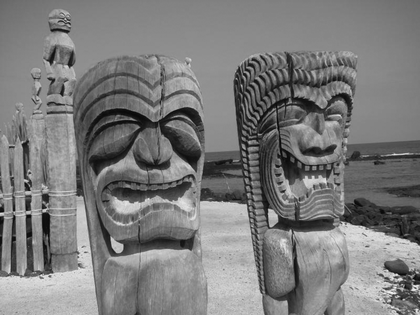
%> input picture HW2/totem-poles.tif, 420 x 315 px, shrunk from 800 x 600 before the run
$ octave HW2.m   (GNU Octave 9; MATLAB toolbox functions it lacks are replaced by stand-ins)
%> lines starting %> are read from the running program, lines starting %| are printed output that depends on the picture; in (x1, y1, x2, y2) boxes, pixels count from 0 and x2, y2 are one past the last pixel; in counts of white or black regions, pixels touching at a corner belong together; the program's own positions count from 1
%TEE 461 Image Processing
%Zach Swinnerton
%HW 2

clear all;
close all;
clc;

%Problem 1
T = imread('totem-poles.tif');
%> T is the input picture: size 315x420 uint8; min 6, max 247, mean 123.6
%T = 600x800 pixels
M = size(T,1);
%> M = 315
N = size(T,2);
%> N = 420
imhist(T); axis tight; title('Original Histogram');
%> after `title('Original Histogram')`:
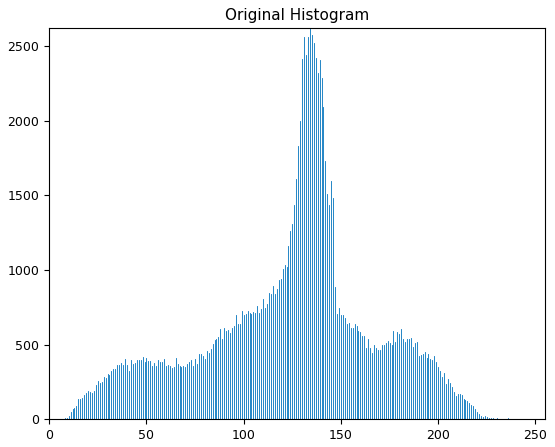
%> figure redrawn from the program's plot data; highest point at x = 134, y = 2621
pdf = zeros([1,256]); %initalize blank pdf vector
cdf = zeros([1,256]); %initalize blank cdf vector
TEq = uint8(zeros([M,N])); %initalize blank equalized image
[counts,L] = imhist(T);
%> counts = 256 values, max 2621 at index 135, min 0 at index 1, mean 516.8; L = 256 values from 0 to 255
pdf = counts / (M * N);
%> pdf = 256 values, max 0.0198 at index 135, min 0 at index 1, mean 0.00391
cdf = 255 * (cumsum(pdf));
%> cdf = 256 values from 0 to 255

%Mapping to Equalized Image
for r = 1:M
    for c = 1:N
        TEq(r,c) = cdf(T(r,c) + 1);
        % if T(1,1) = 0 then cdf(1) = 0
        % if T(x,x) = 255 then cdf(256) = 255
    end
end
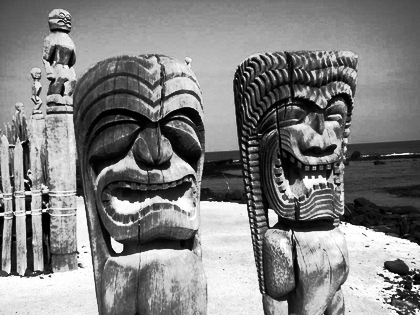
%> TEq: size 315x420 uint8; min 0, max 255, mean 128.5

imhist(TEq); axis tight;  title('Equalized Histogram');
imshow(T); title('Original');
imshow(TEq); title('Equalized');

%The equalized image clearly is worse than the original image. The image is
%much closer to a binary image than the original due to the pixel values
%being stretched out further along the range from 0-255. Subtle changes in
%the sky of the original image are much more noticeable due to this
%equalization.

% clear all;
% close all;
% clc;

%Problem 2
T = im2double(imread('totem-poles.tif'));
%> T: size 315x420 double; min 0.0235, max 0.969, mean 0.485
%T = 600x800 pixels
M = size(T,1);
N = size(T,2);
fsize = [7,7]; %kernel size
rmid = (fsize(1) + 1) / 2;
cmid = (fsize(2) + 1)/ 2;
dist = zeros(fsize(1),fsize(2));
%Euclidean distance matrix based on size of kernel
Gfilter = zeros(fsize(1),fsize(2));
%Guassian filter size of kernel
sigma = 2;

%Create Guassian filter from Euclidean distance matrix
for r = 1:fsize(1)
    for c = 1:fsize(2)
        dist(r,c) = sqrt((r - rmid)^2 + (c-cmid)^2);
        Gfilter(r,c) = exp(-.5 * ((dist(r,c) / sigma)^2));
    end
end

Gtot = sum(sum(Gfilter)); %Sum of all elements in Gfilter matrix
Gfilter = (Gfilter./(Gtot)); %Normalize Guassian filter
% [4 lines of commented-out code are left out]
TGaus = conv2(T,Gfilter,"same"); %uses center matrix size of T
imshow(T); title('Original');
imshow(TGaus); title('Guassian Low Pass Filter');

%The Gaussian lowpass filter blurred the image as expected by removing some
%medium and high frequency content. The noticeable difference is that the
%Gaussian lowpass filter does not show ringing like the example we were
%shown in class. This is due to the smooth transition of the filter. Also
%the image is grayer due to the removal of the high frequency content.
%This is clear in the mouth of the left totem and the ground.

% clear all;
% close all;
% clc;

%Problem 3
T = im2double(imread('totem-poles.tif'));
%T = 600x800 pixels
M = size(T,1);
N = size(T,2);
k = [-1,-1,-1;-1,8,-1;-1,-1,-1]; %sharpen kernel

sharp = conv2(T,k,"same"); %auto-removes excess boarders
TSharp1 = T + (.2*sharp); %add sharpened edges to original
TSharp5 = T + (.6*sharp);
imshow(T); title('Original');
imshow(sharp); title('High Pass Filter')
%> after `imshow(sharp)`:
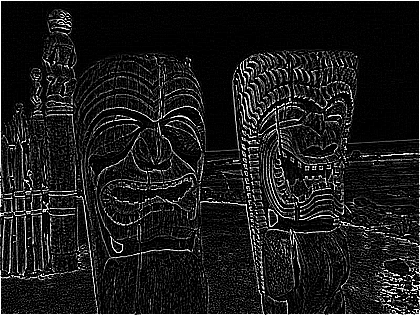
%> displayed picture: size 315x420, on the screen's scale of 0 to 255; min 0, max 255, mean 27.1
imshow(TSharp1); title('High Pass Filter Applied Scalar .2'); %better
imshow(TSharp5); title('High Pass Filter Applied Scalar .6');

%The highpass filtered image with the scaling factor of .2 looks better
%than the original and better than the scaling factor of .6. The detail in
%the right totem pole was noticeably better around the right edge. The .6
%image seemed too harsh of sharpness in my opinion and hurt my eyes. I
%think the .2 scaling factor image is the best compromise.

% clear all;
% close all;
% clc;

%Problem 4
T = im2double(imread('totem-poles.tif'));
%T = 600x800 pixels
M = size(T,1);
N = size(T,2);
rmid = (2*M + 1) / 2;
%> rmid = 315.5
cmid = (2*N + 1) / 2;
%> cmid = 420.5
dist = zeros(M,N);
filter = zeros(M*2,N*2);
TZero = zeros(M*2,N*2);

imshow(T); title('Original');

%Zero pad for higher resolution after convolution
for r = 1:M
    for c = 1:N
        TZero(r,c) = T(r,c);
    end
end
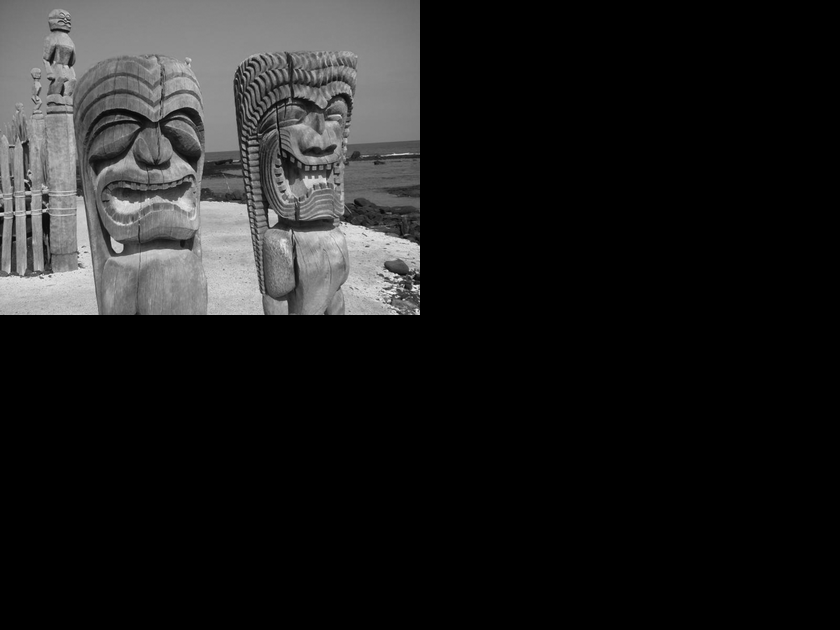
%> TZero: size 630x840 double; min 0, max 0.969, mean 0.121
%imshow(TZero);

TZfft = fft2(TZero);
TZfft2 = fftshift(TZfft);

TZfft3 = log(abs(TZfft2)+1); %abs and + 1 for display
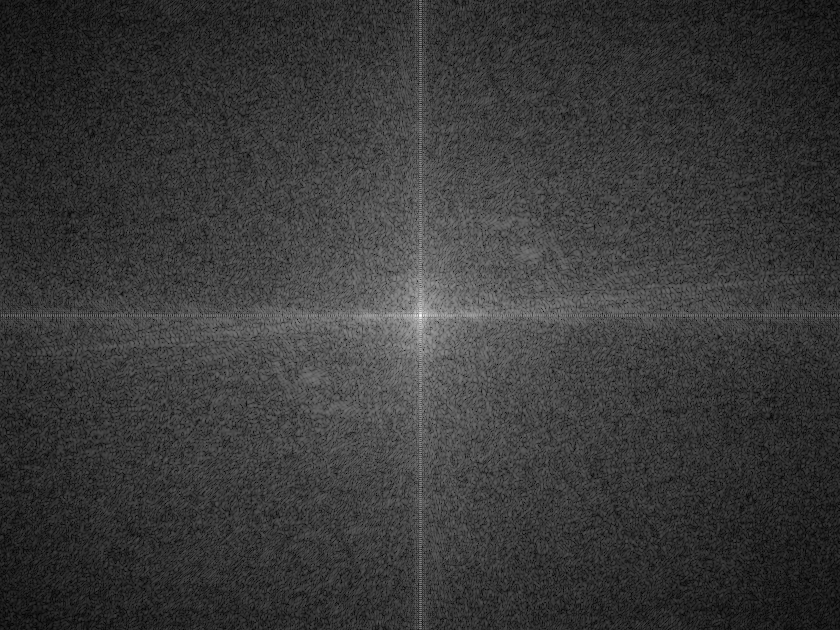
%> TZfft3: size 630x840 double; min 0.00541, max 11.07, mean 2.51; drawn with min black and max white
disp_fft = mat2gray(TZfft3);
imshow(disp_fft); title('Magnitude of Shifted FFT on Log Scale');

for r = 1:2*M
    for c = 1:2*N
        dist(r,c) = sqrt((r - rmid)^2 + (c - cmid)^2);
        if dist(r,c) < 200 %low pass filter radius 200
            filter(r,c) = 1;
        end
    end
end
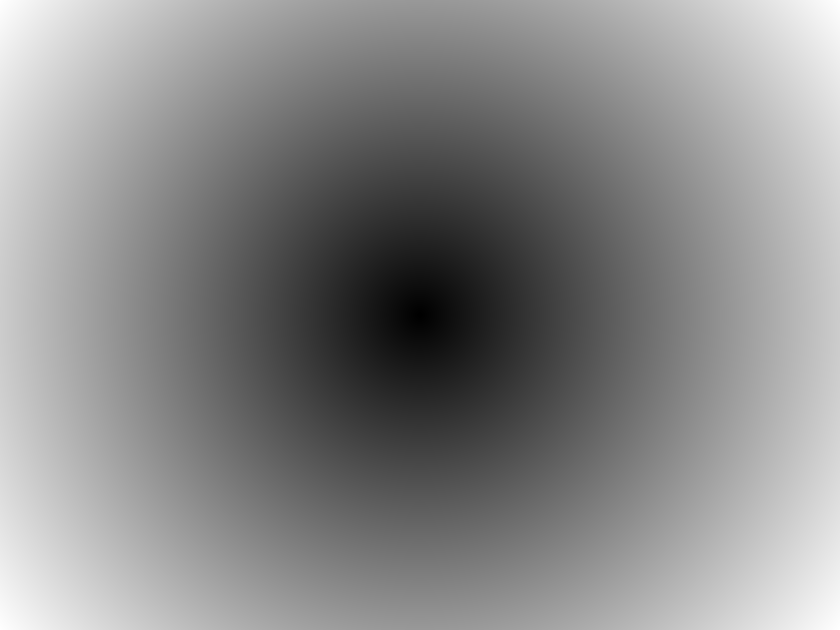
%> dist: size 630x840 double; min 0.707, max 524.3, mean 283; drawn with min black and max white
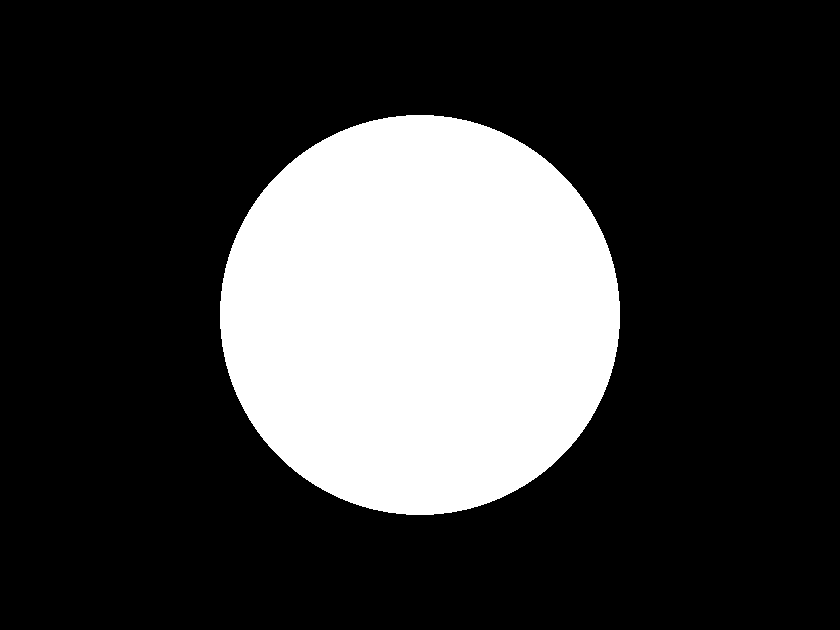
%> filter: size 630x840 double; values 0 (black) and 1 (white), 23.7% white; 1 white region, box (x1, y1, x2, y2) and area: (220, 115, 620, 515) 125676

imshow(filter); title('Ideal Low Pass Filter');

Tlp = TZfft2 .* filter;
Tlp2 = ifftshift(Tlp);
Tlp3 = abs(ifft2(Tlp2));
TLowPass = Tlp3(1:M,1:N);
imshow(TLowPass); title('Ideal Low Pass Filter Applied');

%The ideal lowpass filter clearly shows ringing between the two totem-
%poles. This is due to the harsh edge of the ideal lowpass filter. This
%ringing makes the image look worse in my opinion and choosing a smoother
%lowpass filter such as Gaussian, or a Butterworth filter would be better.
%The ideal lowpass filter also makes the image blurrier in my opinion due
%to the filter removing some medium and high frequency content that helps
%to sharpen the image.

$ run again, with HW2/florida-interference.tif copied over HW2/totem-poles.tif
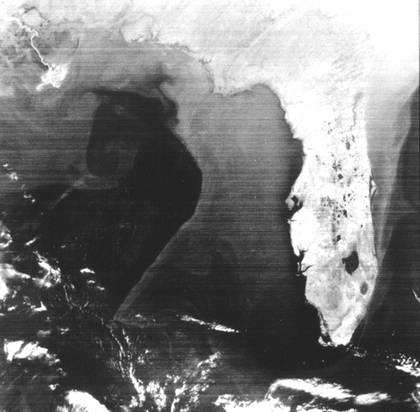
%> input picture HW2/florida-interference.tif, 420 x 412 px, shrunk from 675 x 662 before the run
%> T is the input picture: size 412x420 uint8; min 30, max 255, mean 121.2
%> counts = 256 values, max 6524 at index 256, min 0 at index 1, mean 675.9; L = 256 values from 0 to 255
%> pdf = 256 values, max 0.0377 at index 256, min 0 at index 1, mean 0.00391
%> cdf = 256 values from 0 to 255
%> T: size 412x420 double
%> after the loop `for r = 1:2*M`:
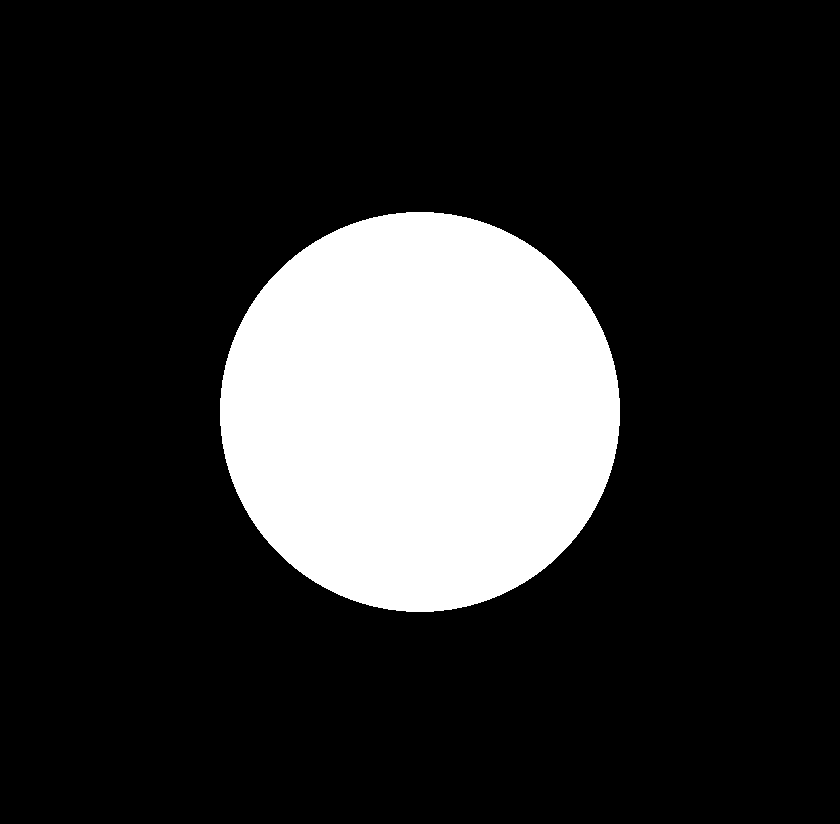
%> filter: size 824x840 double; values 0 (black) and 1 (white), 18.2% white; 1 white region, box (x1, y1, x2, y2) and area: (220, 212, 620, 612) 125676
%> `TLowPass = Tlp3(1:M,1:N);`:
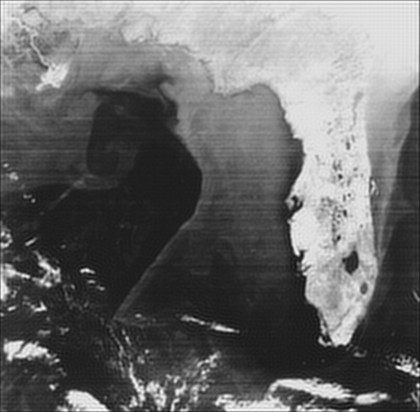
%> TLowPass: size 412x420 double; min 0.00453, max 1.14, mean 0.474; drawn with min black and max white
